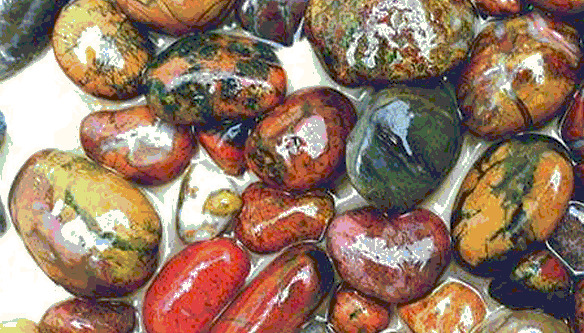
%> input picture 3/rock.jpg, 584 x 333 px
$ octave lw4_1.m   (GNU Octave 9; MATLAB toolbox functions it lacks are replaced by stand-ins)
%> lines starting %> are read from the running program, lines starting %| are printed output that depends on the picture
### 4/src/jpeg_compress.m
function res = jpeg_compress(imageFile, K, N, M, P, showPlots)
%> called with imageFile = 'rock.jpg', K = 512, N = 16, M = 0, P = 0, showPlots = true
% ВХІДНІ ПАРАМЕТРИ:
%   imageFile - (string/char) Шлях до файлу або матриця зображення.
%   K         - (int) Розмір зображення (KxK).
%   N         - (int) Розмір блоку ДКП (NxN).
%   M         - (int) Зональна фільтрація (розмір квадрата MxM), 0 - вимк.
%   P         - (int) Порогова фільтрація (значення порогу), 0 - вимк.
%   showPlots - (bool) true/false. Чи будувати графіки.
%
% ВИХІДНІ ДАНІ (структура res):
%   res.MeanError   - Середня абсолютна похибка.
%   res.ErrorDCTSKO - Середньоквадратична похибка (RMSE).
%   res.MaxError    - Максимальна похибка.
%   res.RCompress   - Коефіцієнт стиснення.
%   res.TimeDCT     - Час виконання прямого ДКП (сек).
%   res.TimeIDCT    - Час виконання оберненого ДКП (сек).
%   res.Settings    - Структура з параметрами, з якими запускалась функція (K, N, M, P).
%   res.OrigImage       - Оригінальне зображення.
%   res.CoefDCT         - Спектр ДКП.
%   res.CoefDCTCompress - Стиснений спектр.
%   res.RestoreImage    - Відновлене зображення.

    % --- 1. ПІДГОТОВКА ЗОБРАЖЕННЯ ---
    if ischar(imageFile) || isstring(imageFile)
        RGB = imread(imageFile);
%> RGB is the input picture: size 333x584x3 uint8; mean R, G, B 149.5, 121.1, 101.5
    else
        RGB = imageFile;
    end

    if size(RGB, 3) == 3
        II = rgb2gray(RGB);
    else
        II = RGB;
    end

    II = imresize(II, [K, K]);
%> II: size 512x512 uint8
    OrigImage = double(II);

    % --- 2. ОБЧИСЛЕННЯ ДКП (Пряме) ---
    t_start = tic;

    T = dctmtx(N);
    dct_func = @(block_struct) T * block_struct.data * T';
    CoefDCT = blockproc(OrigImage, [N N], dct_func);

    t_dct = toc(t_start);

    % --- 3. СТИСНЕННЯ ---
    CoefDCTCompress = CoefDCT;

    % Метод 1: Порогова обробка (P)
    if P > 0
        CoefDCTCompress(abs(CoefDCTCompress) < P) = 0;
    end

    % Метод 2: Зональна фільтрація (M)
    if M > 0 && M < N
        blockMask = zeros(N, N);
        blockMask(1:M, 1:M) = 1;
        fullMask = repmat(blockMask, K/N, K/N);
        CoefDCTCompress = CoefDCTCompress .* fullMask;
    end

    % --- 4. ВІДНОВЛЕННЯ (Обернене) ---
    t_start = tic;

    idct_func = @(block_struct) T' * block_struct.data * T;
    RestoreImageRaw = blockproc(CoefDCTCompress, [N N], idct_func);
    RestoreImage = max(0, min(255, RestoreImageRaw));

    t_idct = toc(t_start);

    % --- 5. РОЗРАХУНОК МЕТРИК ---
    ErrorDCTArray = abs(RestoreImage - OrigImage);

    nonZero = nnz(CoefDCTCompress);
%> nonZero = 262144
    if nonZero == 0
        RCompress = Inf;
    else
        RCompress = numel(CoefDCTCompress) / nonZero;
%> RCompress = 1
    end

    % --- 6. ФОРМУВАННЯ РЕЗУЛЬТАТУ ---
    res.MeanError = mean(ErrorDCTArray(:));
%> res.MeanError = 1.38e-13
    res.ErrorDCTSKO = sqrt(mean(ErrorDCTArray(:).^2));
%> res.ErrorDCTSKO = 1.87e-13
    res.MaxError = max(ErrorDCTArray(:));
%> res.MaxError = 1.11e-12
    res.RCompress = RCompress;
%> res.RCompress = 1

    res.TimeDCT = t_dct;
    res.TimeIDCT = t_idct;

    % Зберігаємо вхідні налаштування для зручності аналізу
    res.SettingsK = K;
    res.SettingsN = N;
    res.SettingsM = M;
    res.SettingsP = P;

    % Зберігаємо матриці (закоментуйте, якщо економите пам'ять)
    res.OrigImage = OrigImage;
    res.CoefDCT = CoefDCT;
    res.CoefDCTCompress = CoefDCTCompress;
    res.RestoreImage = RestoreImage;

    % --- 7. ВІЗУАЛІЗАЦІЯ (Тільки якщо showPlots = true) ---
    if showPlots
        figure('Name', 'Результати стиснення JPEG', 'NumberTitle', 'off');
        colormap(gray(256));

        subplot(2,2,1);
        imshow(uint8(OrigImage));
        title('Оригінал');

        subplot(2,2,2);
        imshow(log(abs(CoefDCT)+1), []);
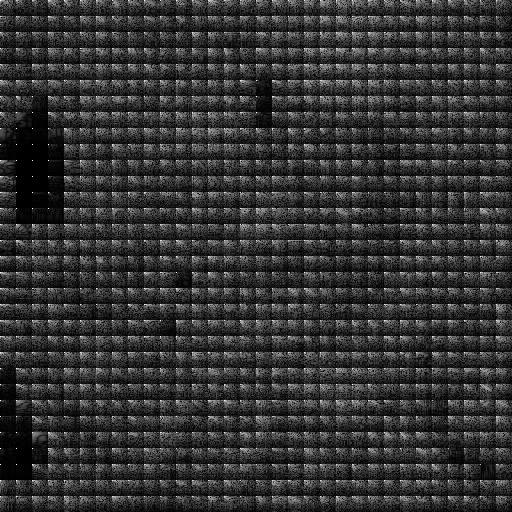
%> displayed picture: size 512x512, on the screen's scale of 0 to 255; min 0, max 255, mean 51.4
        title('Спектр ДКП (log)'); colorbar;

        subplot(2,2,3);
        imshow(uint8(RestoreImage));
        title(['Відновлене (RMSE: ' num2str(res.ErrorDCTSKO, '%.2f') ')']);

        subplot(2,2,4);
        imshow(log(abs(CoefDCTCompress)+1), []);
        title(['Стиснений спектр (Cr: ' num2str(res.RCompress, '%.1f') ')']); colorbar;
    end
end

### 4/src/lw4_1.m
% Скрипт для виконання Лабораторної роботи №4 (Варіант 12)
clc; clear; close all;

% --- НАЛАШТУВАННЯ ---
imageFile = 'rock.jpg';
K = 512; % Розмір за варіантом

%% ЗАВДАННЯ 2-3: Вплив розміру блоку (N)
fprintf('\n--- Дослідження розміру блоку (N) ---\n');
Ns = [16, 128];

for i = 1:length(Ns)
    N = Ns(i);
    fprintf('Обробка для N=%d... ', N);

    % Виклик функції (без фільтрації P=0, M=0)
    res = jpeg_compress(imageFile, K, N, 0, 0, true);
%> res = {MeanError 1.38e-13, ErrorDCTSKO 1.87e-13, MaxError 1.11e-12, RCompress 1, TimeDCT 0.078, TimeIDCT 0.0905}

    fprintf('Час: %.4f с, Стиснення: %.2f разів, RMSE: %.2f\n', ...
        res.TimeDCT + res.TimeIDCT, res.RCompress, res.ErrorDCTSKO);
%> (printed output is left out)

    % Збереження графіка
    saveas(gcf, sprintf('task2_N%d.png', N));

end

%% ЗАВДАННЯ 4: Вплив порогу (P)
% Примітка: Розмір блоку беремо другий за варіантом -> N = 128
N_task4 = 128;
Ps = [15, 70, 150];
errors_P = [];

fprintf('\n--- Дослідження порогу (P) при N=%d ---\n', N_task4);
fprintf('|  P  | RMSE  | Compr |\n');
fprintf('|-----|-------|-------|\n');

for i = 1:length(Ps)
    P = Ps(i);
    res = jpeg_compress(imageFile, K, N_task4, 0, P, true);
%> call 3 of jpeg_compress, with imageFile = 'rock.jpg', K = 512, N = 128, M = 0, P = 15, showPlots = true
%> in jpeg_compress (call 3), `ErrorDCTArray = abs(RestoreImage - OrigImage);`:
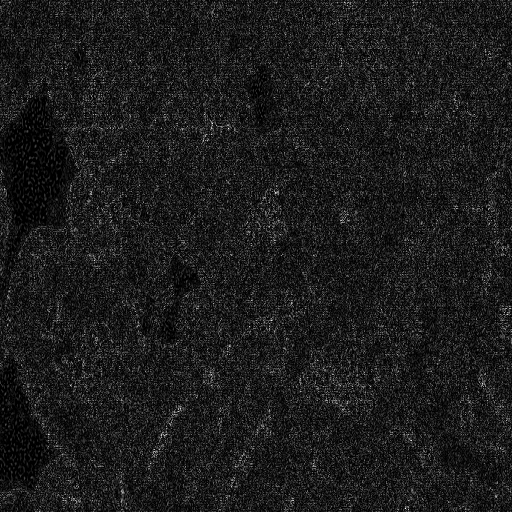
%> ErrorDCTArray: size 512x512 double; min 0, max 32.31, mean 3.6; drawn with min black and max white
%> in jpeg_compress (call 3), `nonZero = nnz(CoefDCTCompress);`: nonZero = 45800
%> in jpeg_compress (call 3), `RCompress = numel(CoefDCTCompress) / nonZero;`: RCompress = 5.72
%> in jpeg_compress (call 3), `res.MeanError = mean(ErrorDCTArray(:));`: res.MeanError = 3.58
%> in jpeg_compress (call 3), `res.ErrorDCTSKO = sqrt(mean(ErrorDCTArray(:).^2));`: res.ErrorDCTSKO = 4.67
%> in jpeg_compress (call 3), `res.MaxError = max(ErrorDCTArray(:));`: res.MaxError = 32.31
%> in jpeg_compress (call 3), `res.RCompress = RCompress;`: res.RCompress = 5.72
%> res = {MeanError 3.58, ErrorDCTSKO 4.67, MaxError 32.31, RCompress 5.72, TimeDCT 0.0395, TimeIDCT 0.0616}

    errors_P(end+1) = res.ErrorDCTSKO;
    fprintf('| %3d | %5.2f | %5.2f |\n', P, res.ErrorDCTSKO, res.RCompress);
%| |  15 |  4.67 |  5.72 |

    saveas(gcf, sprintf('task4_P%d.png', P));

end

% Побудова графіка залежності похибки від P
figure('Name', 'Залежність похибки від P');
plot(Ps, errors_P, '-bo', 'LineWidth', 2);
grid on;
title(['Залежність RMSE від порогу P (N=' num2str(N_task4) ')']);
xlabel('Поріг (P)'); ylabel('Похибка (RMSE)');
%> after `ylabel('Похибка (RMSE)')`:
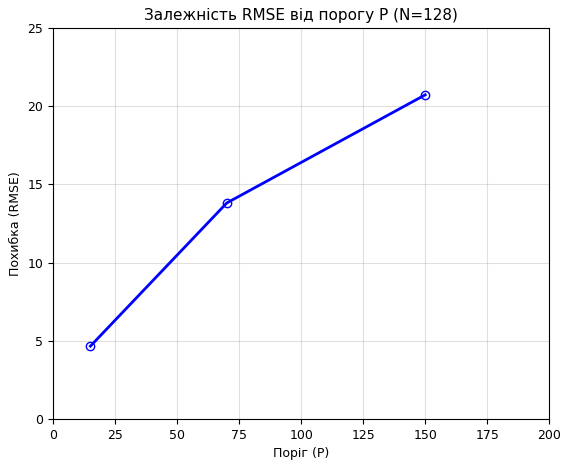
%> figure redrawn from the program's plot data
saveas(gcf, 'graph_error_P.png');


%% ЗАВДАННЯ 5: Вплив кількості коефіцієнтів (M)
% Примітка: N = 128
Ms = [10, 40, 50];
errors_M = [];

fprintf('\n--- Дослідження зональної фільтрації (M) при N=%d ---\n', N_task4);
fprintf('|  M  | RMSE  | Compr |\n');
fprintf('|-----|-------|-------|\n');

for i = 1:length(Ms)
    M = Ms(i);
    res = jpeg_compress(imageFile, K, N_task4, M, 0, true);
%> call 6 of jpeg_compress, with imageFile = 'rock.jpg', K = 512, N = 128, M = 10, P = 0, showPlots = true
%> in jpeg_compress (call 6), `RestoreImageRaw = blockproc(CoefDCTCompress, [N N], idct_func);`:
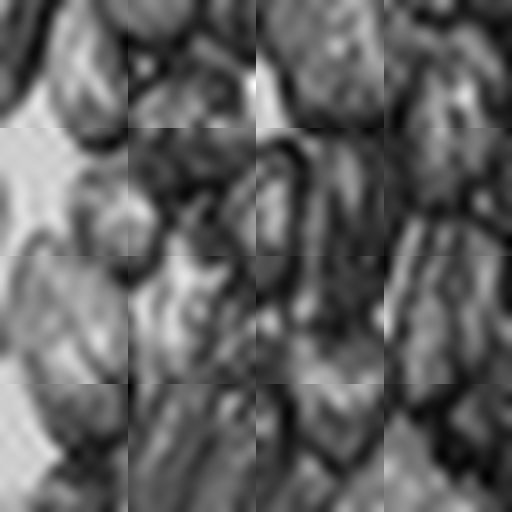
%> RestoreImageRaw: size 512x512 double; min 12.31, max 312.2, mean 127.4; drawn with min black and max white
%> in jpeg_compress (call 6), `RestoreImage = max(0, min(255, RestoreImageRaw));`:
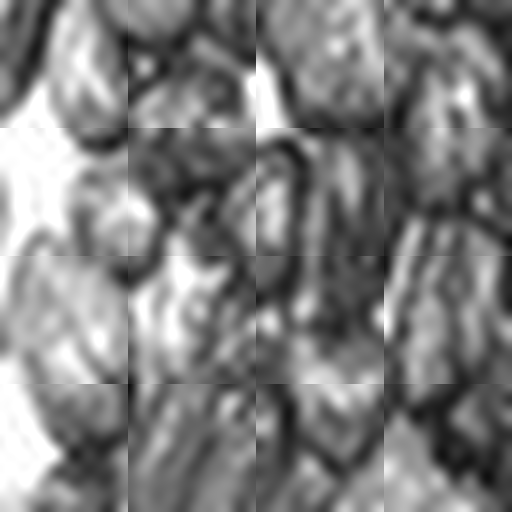
%> RestoreImage: size 512x512 double; min 12.31, max 255, mean 127.2
%> in jpeg_compress (call 6), `ErrorDCTArray = abs(RestoreImage - OrigImage);`:
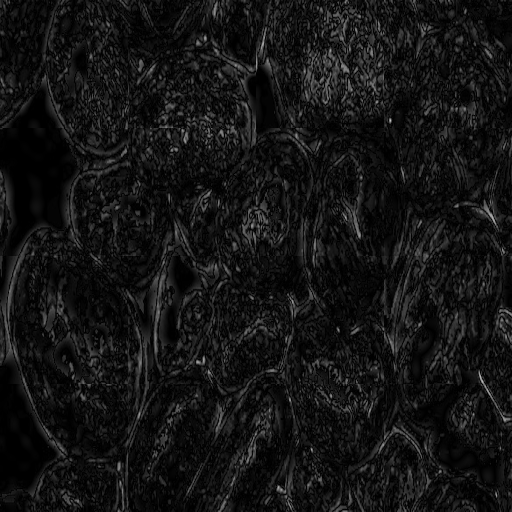
%> ErrorDCTArray: size 512x512 double; min 0, max 195.4, mean 20.3
%> in jpeg_compress (call 6), `nonZero = nnz(CoefDCTCompress);`: nonZero = 1600
%> in jpeg_compress (call 6), `RCompress = numel(CoefDCTCompress) / nonZero;`: RCompress = 163.8
%> in jpeg_compress (call 6), `res.MeanError = mean(ErrorDCTArray(:));`: res.MeanError = 20.3
%> in jpeg_compress (call 6), `res.ErrorDCTSKO = sqrt(mean(ErrorDCTArray(:).^2));`: res.ErrorDCTSKO = 27.98
%> in jpeg_compress (call 6), `res.MaxError = max(ErrorDCTArray(:));`: res.MaxError = 195.4
%> in jpeg_compress (call 6), `res.RCompress = RCompress;`: res.RCompress = 163.8
%> in jpeg_compress (call 6), `imshow(log(abs(CoefDCTCompress)+1), []);`:
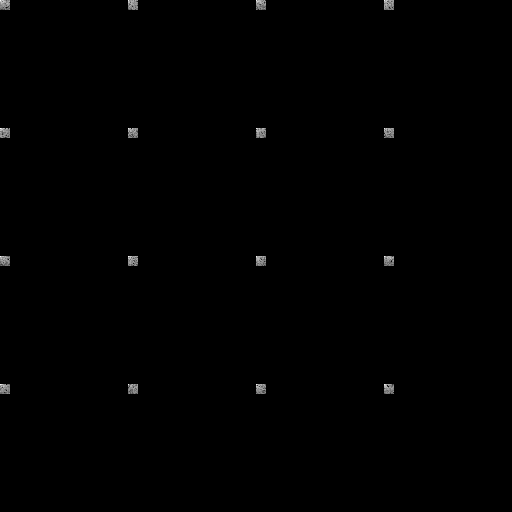
%> displayed picture: size 512x512, on the screen's scale of 0 to 255; min 0, max 255, mean 0.8
%> res = {MeanError 20.3, ErrorDCTSKO 27.98, MaxError 195.4, RCompress 163.8, TimeDCT 0.0555, TimeIDCT 0.0745}

    errors_M(end+1) = res.ErrorDCTSKO;
    fprintf('| %3d | %5.2f | %5.2f |\n', M, res.ErrorDCTSKO, res.RCompress);
%| |  10 | 27.98 | 163.84 |

    saveas(gcf, sprintf('task5_M%d.png', M));

end

% Побудова графіка залежності похибки від M
figure('Name', 'Залежність похибки від M');
plot(Ms, errors_M, '-ro', 'LineWidth', 2);
grid on;
title(['Залежність RMSE від параметра M (N=' num2str(N_task4) ')']);
xlabel('Параметр M'); ylabel('Похибка (RMSE)');
saveas(gcf, 'graph_error_M.png');

fprintf('\nРоботу завершено! Графіки збережено у поточній папці.\n');
